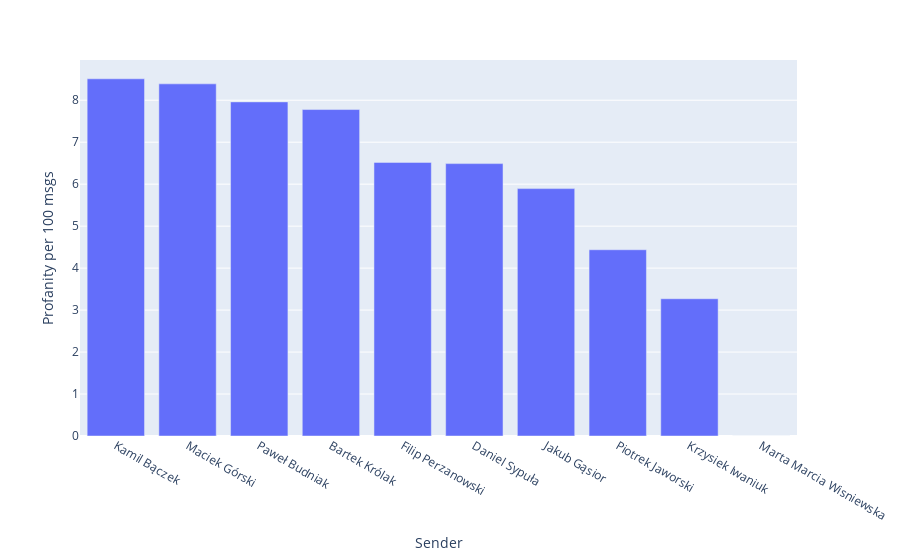

The notebook cell this image was saved under:
### Markdown cell above
## How often has every (polish) swear word been used?

### Code cell
pcoeffs = stats.get_profanity_coefficients(word_counts, msg_stats_dict, ignore_kurwas = False)

pcoeffs = {k:v * 100 for k,v  in sorted(pcoeffs.items(), key = lambda item: item[1], reverse = True)}
df = pd.DataFrame(pcoeffs.items(), columns = ['Sender', 'Profanity per 100 msgs'])
fig = px.bar(df, y = 'Profanity per 100 msgs', x = 'Sender')
fig.show()
df

### Figure 1 — Plotly figure (JSON) as saved in the notebook; plotly's stock layout.template omitted (floating-point values rounded to 4 significant figures)
{"data": [{"alignmentgroup": "True", "hoverlabel": {"namelength": 0}, "hovertemplate": "Sender=%{x}<br>Profanity per 100 msgs=%{y}", "legendgroup": "", "marker": {"color": "#636efa"}, "name": "", "offsetgroup": "", "orientation": "v", "showlegend": false, "textposition": "auto", "type": "bar", "x": ["Kamil Bączek", "Maciek Górski", "Paweł Budniak", "Bartek Królak", "Filip Perzanowski", "Daniel Sypuła", "Jakub Gąsior", "Piotrek Jaworski", "Krzysiek Iwaniuk", "Marta Marcia Wisniewska"], "xaxis": "x", "y": [8.511, 8.39, 7.961, 7.778, 6.519, 6.49, 5.894, 4.437, 3.27, 0], "yaxis": "y"}], "layout": {"barmode": "relative", "legend": {"tracegroupgap": 0}, "margin": {"t": 60}, "xaxis": {"anchor": "y", "domain": [0, 1], "title": {"text": "Sender"}}, "yaxis": {"anchor": "x", "domain": [0, 1], "title": {"text": "Profanity per 100 msgs"}}}}
